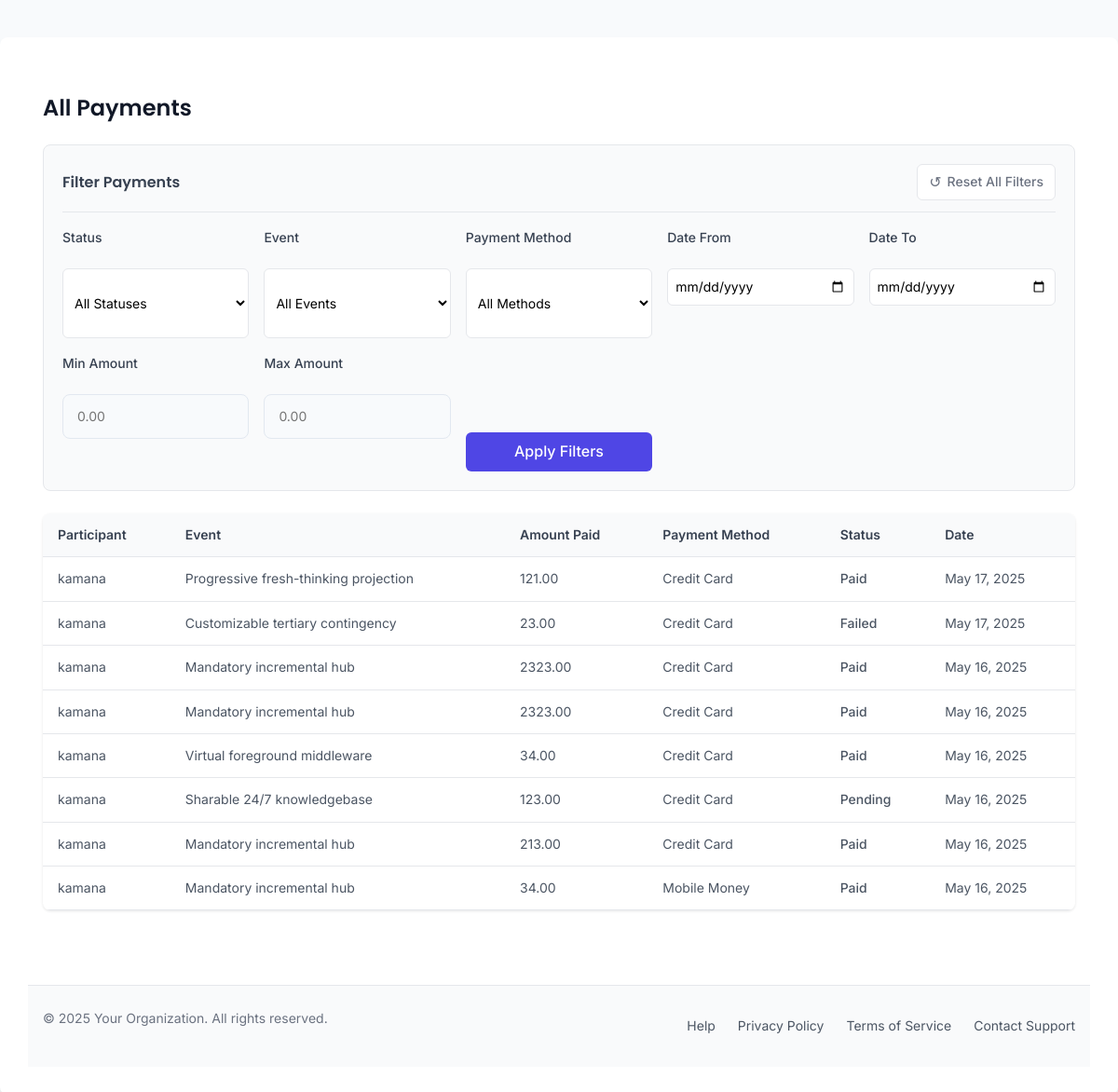
The page /payments/ on the database as committed earlier.
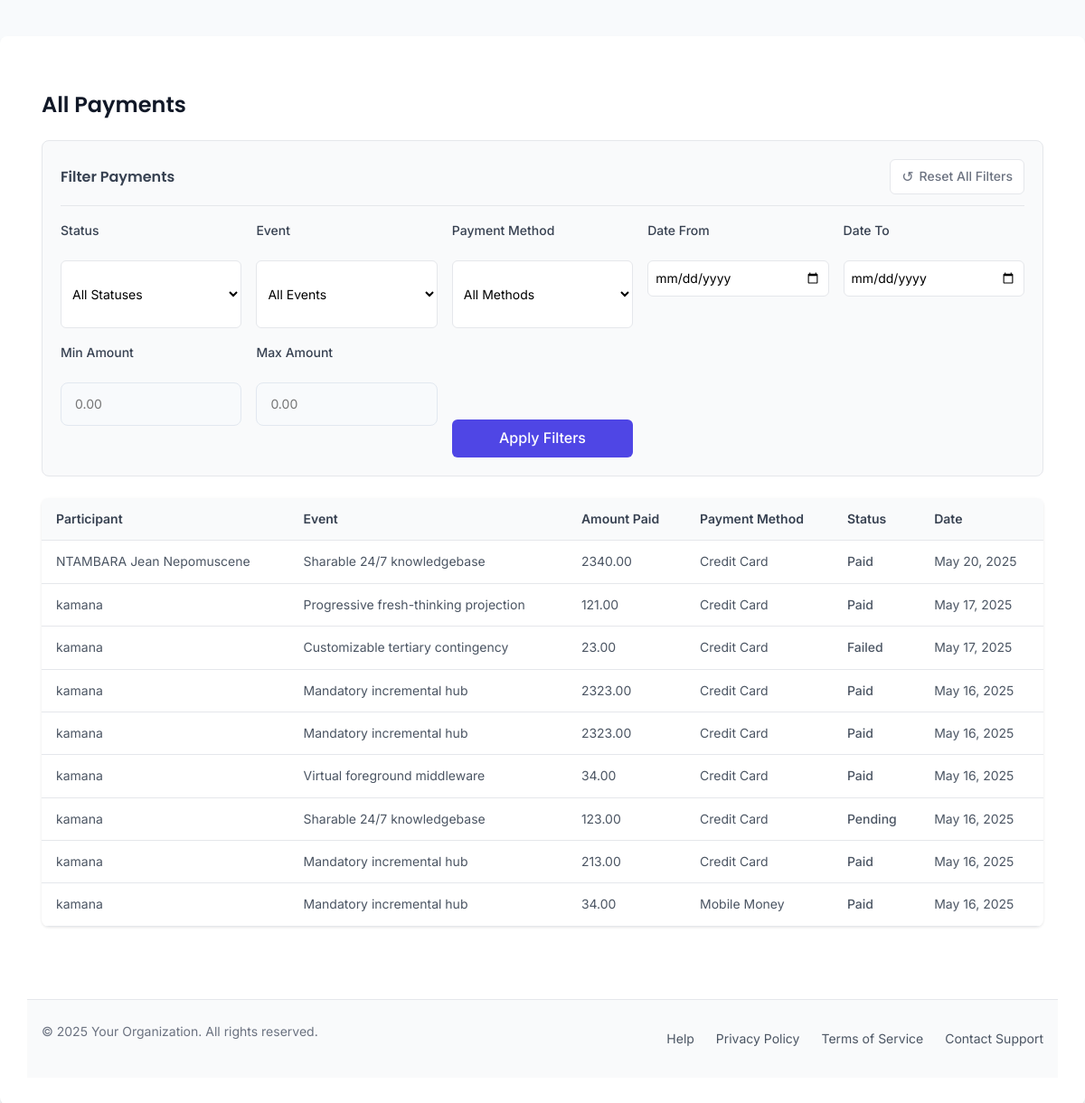
The same page on the database as committed later.
### event_app/models.py (models this page shows, shortened)
class Payment(models.Model):
    PAYMENT_STATUS_CHOICES = [
        ('PAID', 'Paid'),
        ('PENDING', 'Pending'),
        ('FAILED', 'Failed')
    ]
    PAYMENT_METHOD_CHOICES = [
        ('CREDIT_CARD', 'Credit Card'),
        ('MOBILE_MONEY', 'Mobile Money'),
        ('BANK_TRANSFER', 'Bank Transfer'),
        ('PAYPAL', 'PayPal'),
        ('CASH', 'Cash'),
    ]
    participant = models.ForeignKey(Participant_management, on_delete=models.CASCADE)
    event = models.ForeignKey(Event_management, on_delete=models.CASCADE)
    amount_paid = models.DecimalField(max_digits=8, decimal_places=2)
    payment_method = models.CharField(max_length=20, choices=PAYMENT_METHOD_CHOICES)
    payment_date = models.DateField(auto_now_add=True)
    transaction_id = models.CharField(max_length=100)
    payment_status = models.CharField(max_length=10, choices=PAYMENT_STATUS_CHOICES)
    card_number = models.CharField(max_length=19, blank=True, null=True)  # Stored securely or masked
    cardholder_name = models.CharField(max_length=100, blank=True, null=True)

class Participant_management(models.Model):
    UNIVERSITY_CHOICES = [
        ('University of Rwanda', 'University of Rwanda'),
        ('Kigali Independent University (ULK)', 'Kigali Independent University (ULK)'),
        ('Adventist University of Central Africa (AUCA)', 'Adventist University of Central Africa (AUCA)'),
        ('Kigali Health Institute', 'Kigali Health Institute'),
        ('INES Ruhengeri', 'INES Ruhengeri'),
        ('Other', 'Other'),
    ]
    user = models.OneToOneField(User, on_delete=models.CASCADE, null=True, blank=True)
    name = models.CharField(max_length=150)
    email = models.EmailField()
    phone_number = models.CharField(max_length=20)
    sex = models.CharField(max_length=1)
    university = models.CharField(
        max_length=100,
        choices=UNIVERSITY_CHOICES,
        default='University of Rwanda',
        verbose_name="University"
    )
    Event = models.ForeignKey('Event_management', on_delete=models.CASCADE)
    def __str__(self):
        return self.name

class Event_management(models.Model):
    CAMPUS_CHOICES = [
        ('Nyarugenge Campus', 'Nyarugenge Campus: College of Science and Technology (CST)'),
        ('Gikondo Campus', 'Gikondo Campus: College of Business and Economics (CBE)'),
        ('Remera Campus', 'Remera Campus: College of Medicine and Health Sciences (CMHS)'),
        ('Huye Campus', 'Huye Campus'),
        ('Busogo Campus', 'Busogo Campus: College of Agriculture, Animal Sciences and Veterinary Medicine (CAVM)'),
        ('Nyagatare Campus', 'Nyagatare Campus'),
        ('Rukara Campus', 'Rukara Campus: College of Education (CE)'),
        ('Rusizi Campus', 'Rusizi Campus'),
        ('Rwamagana Campus', 'Rwamagana Campus'),
        ('Rubirizi Campus', 'Rubirizi Campus'),
        ('Nyamishaba Campus', 'Nyamishaba Campus'),
        ('Kicukiro Campus', 'Kicukiro Campus'),
        ('Kavumu Campus', 'Kavumu Campus'),
        ('Tumba Campus', 'Tumba Campus'),
    ]
    title = models.CharField(max_length=100)
    description = models.TextField()
    start_date = models.DateField()
    end_date = models.DateField()
    location = models.CharField(
        max_length=100,
        choices=CAMPUS_CHOICES,
        default='Nyarugenge Campus',
        verbose_name="Event Location (Campus)"
    )
    category = models.ForeignKey(Category, on_delete=models.CASCADE)
    is_free = models.BooleanField(default=True)
    price = models.DecimalField(max_digits=8, decimal_places=2, default=0.00)
    image = models.ImageField(upload_to='events/', blank=True, null=True)
    available_tickets = models.PositiveIntegerField(default=0)
    def __str__(self):
        return self.title

### event_app/views.py (the view)
# urls.py: path('payments/', views.admin_payments, name='admin_payments'),
def admin_payments(request):
    payments = Payment.objects.select_related(
        'participant', 'event'
    ).order_by('-payment_date')
    return render(request, 'admin_payments.html', {'payments': payments})

### event_app/templates/admin_payments.html (shortened to what the changed rows need)
{% extends 'base.html' %}
{% block content %}
<div class="payments-container">
    <h2 class="payments-title">All Payments</h2>
    <div class="table-responsive">
        <table class="payments-table">
            <thead>
                <tr>
                    <th>Participant</th>
                    <th>Event</th>
                    <th>Amount Paid</th>
                    <th>Payment Method</th>
                    <th>Status</th>
                    <th>Date</th>
                </tr>
            </thead>
            <tbody>
                {% for payment in payments %}
                <tr>
                    <td>{{ payment.participant }}</td>
                    <td>{{ payment.event }}</td>
                    <td>{{ payment.amount_paid }}</td>
                    <td>{{ payment.get_payment_method_display }}</td>
                    <td class="status-cell status-{{ payment.payment_status }}">{{ payment.get_payment_status_display }}</td>
                    <td>{{ payment.payment_date }}</td>
                </tr>
                {% endfor %}
            </tbody>
        </table>
    </div>
</div>
{% endblock %}

Rows that differ between the two databases and show on the page:
added Payment: participant "NTAMBARA Jean Nepomuscene", event "Sharable 24/7 knowledgebase", amount_paid "2340.00", payment_method "Credit Card", payment_status "Paid", payment_date "May 20, 2025"
